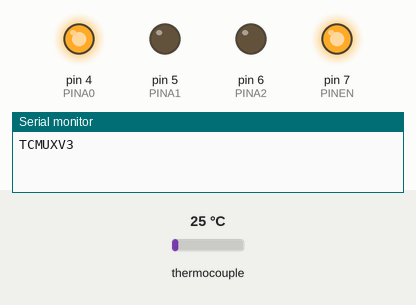
This sketch was run on a simulated Arduino Uno, built with avr-gcc and run on an emulated ATmega328P. On the bench: output pins drawn as LEDs (lit = HIGH), the last lines printed to the serial monitor. Wiring (inferred from the names in the program): MAX31855 thermocouple converter: CS pin 9; MISO pin 12; SCK pin 13. Inputs (shaded band) come from the test bench; at power-on: thermocouple 25 °C. Pins used as bus, display or sensor lines are not drawn.

Above: at 0.08 s.
At 0.44 s:
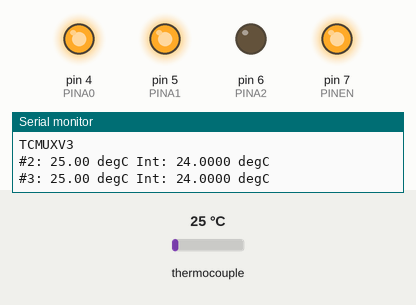
At 0.79 s:
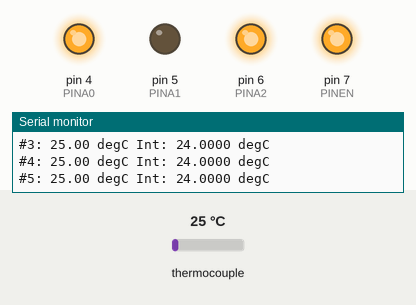
At 1.32 s:
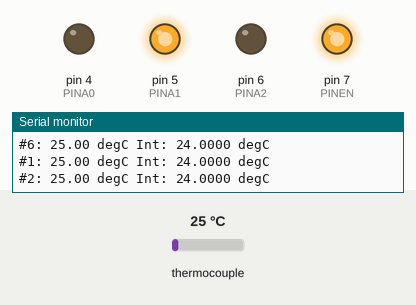
At 2.03 s:
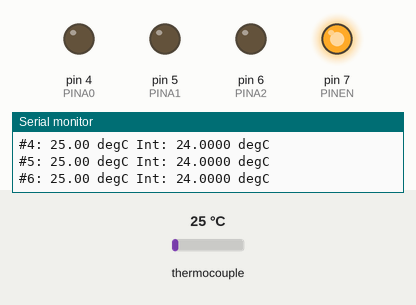
At 2.74 s:
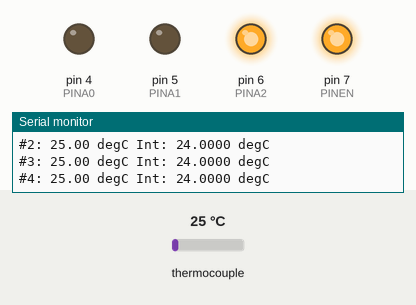
Timing chart, 0 to 3.0 s (numbered marks = the images above):
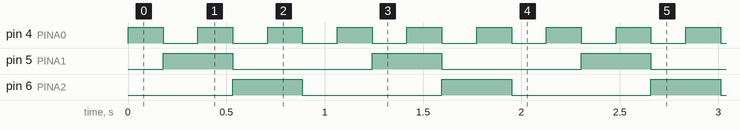

The sketch:

TCMuxV3.ino
```cpp
// TCMux shield demo by Ocean Controls
// Sends the data to a serial terminal
// Type @NS1<cr> (don't type <cr> it's the carriage return character, just hit enter) to set the number of sensor to 1
// Type @NS8<cr> to set the number of sensors to 8
// Type @UD1<cr> to set the update delay to 1 second
// Type @SV<cr> to save the number of sensors and update delay variables to eeprom


#include <string.h> //Use the string Library
#include <ctype.h>
#include <EEPROM.h>

//#define SHOWMEYOURBITS // Display the raw 32bit binary data from the MAX31855

#define PINEN 7 //Mux Enable pin
#define PINA0 4 //Mux Address 0 pin
#define PINA1 5 //Mux Address 1 pin
#define PINA2 6 //Mux Address 2 pin
#define PINSO 12 //TCAmp Slave Out pin (MISO)
#define PINSC 13 //TCAmp Serial Clock (SCK)
#define PINCS 9  //TCAmp Chip Select Change this to match the position of the Chip Select Link

int Temp[8], SensorFail[8];
float floatTemp, floatInternalTemp;
char failMode[8];
int internalTemp, intTempFrac;
unsigned int Mask;
//char data[16];
char i, j, NumSensors =1, UpdateDelay;
char Rxchar, Rxenable, Rxptr, Cmdcomplete, R;
char Rxbuf[32];
char adrbuf[3], cmdbuf[3], valbuf[12];
int val = 0, Param;
unsigned long time;
void setup()
{
  Serial.begin(9600);
  Serial.println("TCMUXV3");
  if (EEPROM.read(511)==1)
  {
    NumSensors = EEPROM.read(0);
    UpdateDelay = EEPROM.read(1);
  }
  pinMode(PINEN, OUTPUT);
  pinMode(PINA0, OUTPUT);
  pinMode(PINA1, OUTPUT);
  pinMode(PINA2, OUTPUT);
  pinMode(PINSO, INPUT);
  pinMode(PINCS, OUTPUT);
  pinMode(PINSC, OUTPUT);

  digitalWrite(PINEN, HIGH);   // enable on
  digitalWrite(PINA0, LOW); // low, low, low = channel 1
  digitalWrite(PINA1, LOW);
  digitalWrite(PINA2, LOW);
  digitalWrite(PINSC, LOW); //put clock in low

  NumSensors = 6;

}

void loop()
{
  if (millis() > (time + ((unsigned int)UpdateDelay*1000)))
  {
    time = millis();
    //for(j=0;j<NumSensors;j++)
    //{
    if (j<(NumSensors-1)) j++;
    else j=0;

      switch (j) //select channel
      {
        case 0:
          digitalWrite(PINA0, LOW);
          digitalWrite(PINA1, LOW);
          digitalWrite(PINA2, LOW);
        break;
        case 1:
          digitalWrite(PINA0, HIGH);
          digitalWrite(PINA1, LOW);
          digitalWrite(PINA2, LOW);
        break;
        case 2:
          digitalWrite(PINA0, LOW);
          digitalWrite(PINA1, HIGH);
          digitalWrite(PINA2, LOW);
        break;
        case 3:
          digitalWrite(PINA0, HIGH);
          digitalWrite(PINA1, HIGH);
          digitalWrite(PINA2, LOW);
        break;
        case 4:
          digitalWrite(PINA0, LOW);
          digitalWrite(PINA1, LOW);
          digitalWrite(PINA2, HIGH);
        break;
        case 5:
          digitalWrite(PINA0, HIGH);
          digitalWrite(PINA1, LOW);
          digitalWrite(PINA2, HIGH);
        break;
        case 6:
          digitalWrite(PINA0, LOW);
          digitalWrite(PINA1, HIGH);
          digitalWrite(PINA2, HIGH);
        break;
        case 7:
          digitalWrite(PINA0, HIGH);
          digitalWrite(PINA1, HIGH);
          digitalWrite(PINA2, HIGH);
        break;
      }

      delay(5);
      digitalWrite(PINCS, LOW); //stop conversion
      delay(5);
      digitalWrite(PINCS, HIGH); //begin conversion
      delay(100);  //wait 100 ms for conversion to complete
      digitalWrite(PINCS, LOW); //stop conversion, start serial interface
      delay(1);

      Temp[j] = 0;
      failMode[j] = 0;
      SensorFail[j] = 0;
      internalTemp = 0;
      for (i=31;i>=0;i--)
      {
          digitalWrite(PINSC, HIGH);
          delay(1);

           //print out bits
         #ifdef SHOWMEYOURBITS
         if (digitalRead(PINSO)==1)
          {
            Serial.print("1");
          }
          else
          {
            Serial.print("0");
          }
          #endif

        if ((i<=31) && (i>=18))
        {
          // these 14 bits are the thermocouple temperature data
          // bit 31 sign
          // bit 30 MSB = 2^10
          // bit 18 LSB = 2^-2 (0.25 degC)

          Mask = 1<<(i-18);
          if (digitalRead(PINSO)==1)
          {
            if (i == 31)
            {
              Temp[j] += (0b11<<14);//pad the temp with the bit 31 value so we can read negative values correctly
            }
            Temp[j] += Mask;
            //Serial.print("1");
          }
          else
          {
           // Serial.print("0");
          }
        }
        //bit 17 is reserved
        //bit 16 is sensor fault
        if (i==16)
        {
          SensorFail[j] = digitalRead(PINSO);
        }

        if ((i<=15) && (i>=4))
        {
          //these 12 bits are the internal temp of the chip
          //bit 15 sign
          //bit 14 MSB = 2^6
          //bit 4 LSB = 2^-4 (0.0625 degC)
          Mask = 1<<(i-4);
          if (digitalRead(PINSO)==1)
          {
            if (i == 15)
            {
              internalTemp += (0b1111<<12);//pad the temp with the bit 31 value so we can read negative values correctly
            }

            internalTemp += Mask;//should probably pad the temp with the bit 15 value so we can read negative values correctly
            //Serial.print("1");
          }
          else
          {
           // Serial.print("0");
          }

        }
        //bit 3 is reserved
        if (i==2)
        {
          failMode[j] += digitalRead(PINSO)<<2;//bit 2 is set if shorted to VCC
        }
        if (i==1)
        {
          failMode[j] += digitalRead(PINSO)<<1;//bit 1 is set if shorted to GND
        }
        if (i==0)
        {
          failMode[j] += digitalRead(PINSO)<<0;//bit 0 is set if open circuit
        }


        digitalWrite(PINSC, LOW);
        delay(1);
        //delay(1);
      }
      //Serial.println();

      //Serial.println(Temp,BIN);
      Serial.print("#");
      Serial.print(j+1,DEC);
      Serial.print(": ");
      if (SensorFail[j] == 1)
      {
        Serial.print("FAIL");
        if ((failMode[j] & 0b0100) == 0b0100)
        {
          Serial.print(" SHORT TO VCC");
        }
        if ((failMode[j] & 0b0010) == 0b0010)
        {
          Serial.print(" SHORT TO GND");
        }
        if ((failMode[j] & 0b0001) == 0b0001)
        {
          Serial.print(" OPEN CIRCUIT");
        }
      }
      else
      {
        floatTemp = (float)Temp[j] * 0.25;
        Serial.print(floatTemp,2);
        //This bit doesn't work for neg temps
        /*Serial.print(Temp[j]>>2,DEC);
        Serial.print(".");
        if ((Temp[j] & 0b11) == 0b00)
        {
          Serial.print("00");
        }
        if ((Temp[j] & 0b11) == 0b01)
        {
          Serial.print("25");
        }
        if ((Temp[j] & 0b11) == 0b10)
        {
          Serial.print("50");
        }
        if ((Temp[j] & 0b11) == 0b11)
        {
          Serial.print("75");
        }
        */
        Serial.print(" degC");
      //}
        //delay(1000);
    }//end reading sensors
    //Serial.println("");
    Serial.print(" Int: ");
    floatInternalTemp = (float)internalTemp * 0.0625;
    Serial.print(floatInternalTemp,4);
    //This doesn't work for negative values
    /*
    Serial.print(internalTemp>>4);
    Serial.print(".");
    intTempFrac = (internalTemp & 0x0F)*625;
    Serial.print(intTempFrac/1000);
    intTempFrac = intTempFrac%1000;
    Serial.print(intTempFrac/100);
    intTempFrac = intTempFrac%100;
    Serial.print(intTempFrac/10);
    intTempFrac = intTempFrac%10;
    Serial.print(intTempFrac/1);
    */
    Serial.print(" degC");
    Serial.println("");

  }//end time
  if (Serial.available() > 0)    // Is a character waiting in the buffer?
  {
    Rxchar = Serial.read();      // Get the waiting character

    if (Rxchar == '@')      // Can start recording after @ symbol
    {
      if (Cmdcomplete != 1)
      {
        Rxenable = 1;
        Rxptr = 1;
      }//end cmdcomplete
    }//end rxchar
    if (Rxenable == 1)           // its enabled so record the characters
    {
      if ((Rxchar != 32) && (Rxchar != '@')) //dont save the spaces or @ symbol
      {
        Rxbuf[Rxptr] = Rxchar;
        //Serial.println(Rxchar);
        Rxptr++;
        if (Rxptr > 13)
        {
          Rxenable = 0;
        }//end rxptr
      }//end rxchar
      if (Rxchar == 13)
      {
        Rxenable = 0;
        Cmdcomplete = 1;
      }//end rxchar
    }//end rxenable

  }// end serial available


  if (Cmdcomplete == 1)
  {
    Cmdcomplete = 0;
     cmdbuf[0] = toupper(Rxbuf[1]); //copy and convert to upper case
     cmdbuf[1] = toupper(Rxbuf[2]); //copy and convert to upper case
     cmdbuf[2] = 0; //null terminate        Command = Chr(rxbuf(3)) + Chr(rxbuf(4))
     //   Command = Ucase(command)
  //Serial.println(cmdbuf);
     valbuf[0] = Rxbuf[3]; //        Mystr = Chr(rxbuf(5))
        R = Rxptr - 1;
            for (i = 4 ; i <= R ; i++)//For I = 6 To R
            {
                valbuf[i-3] = Rxbuf[i]; //Mystr = Mystr + Chr(rxbuf(i))
            }
     valbuf[R+1] = 0; //null terminate
     Param = atoi(valbuf);//   Param = Val(mystr)

     //Serial.println(Param); //   'Print "Parameter: " ; Param


              if (strcmp(cmdbuf,"NS")==0)       //NumSensors
              {
                   //'Print "command was ON"
                   if ((Param <= 8) && (Param > 0))
                   {
                      NumSensors = Param;
                   }

              }
              if (strcmp(cmdbuf,"UD")==0)       //UpdateDelay
              {
                   //'Print "command was ON"
                   if ((Param <= 60) && (Param >= 0))
                   {
                      UpdateDelay = Param;
                   }

              }
              if (strcmp(cmdbuf,"SV")==0)       //Save
              {
                   EEPROM.write(0,NumSensors);
                   EEPROM.write(1,UpdateDelay);
                   EEPROM.write(511,1);
              }
         }
}
```

Measured:
- by itself, pin 4 (PINA0): alternates HIGH for 0.18 s and LOW for 0.18 s
- by itself, pin 5 (PINA1), pin 6 (PINA2): alternates HIGH for 0.35 s and LOW for 0.71 s
- by itself, everything shown: repeats every 1.1 s, in 6 steps
